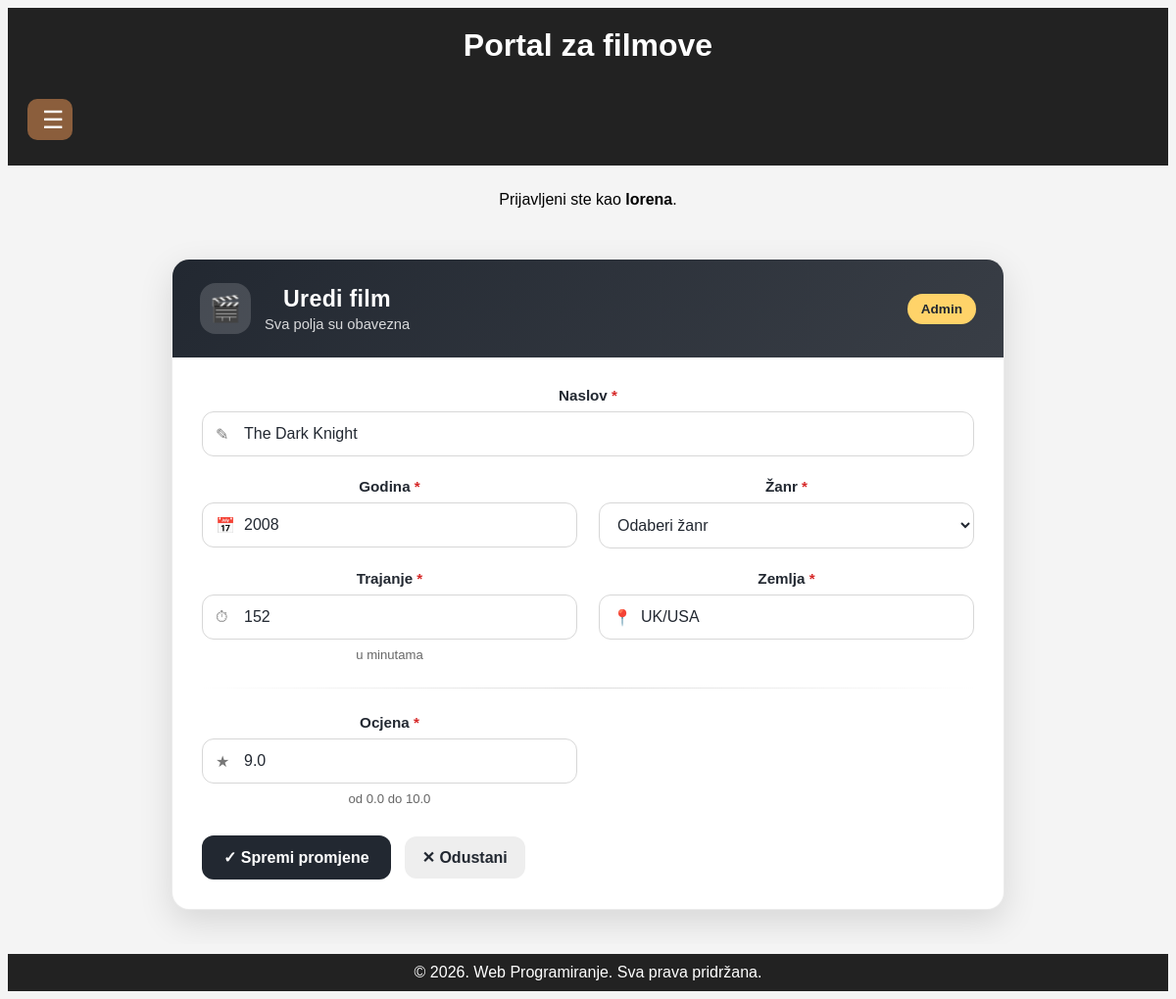
/admin_movie.php?edit_id=3 (signed in), run on the app's committed database.
### tables this page shows
CREATE TABLE `movies` (
  `id` int(11) NOT NULL,
  `title` varchar(150) NOT NULL,
  `year` int(11) NOT NULL,
  `genre` varchar(50) NOT NULL,
  `duration` int(11) NOT NULL,
  `country` varchar(80) NOT NULL,
  `rating` decimal(3,1) NOT NULL
);

### includes/auth.php (called while the page is built, shortened)
<?php
function isLoggedIn() {
    return isset($_SESSION['user_id']);
}
?>

### admin_movie.php (the view, shortened to what this page needs)
<?php
include "includes/db.php";
include "includes/auth.php";
$editMovie = null;
if (isset($_GET["edit_id"])) {
    $edit_id = (int)$_GET["edit_id"];
    $editSql = "SELECT id, title, year, genre, duration, country, rating FROM movies WHERE id = ?";
    $editStmt = mysqli_prepare($conn, $editSql);
    mysqli_stmt_bind_param($editStmt, "i", $edit_id);
    mysqli_stmt_execute($editStmt);
    $editResult = mysqli_stmt_get_result($editStmt);
    $editMovie = mysqli_fetch_assoc($editResult);
}
?>
<!DOCTYPE html>
<html lang="hr">
<head>
    <link rel="stylesheet" href="public/style/style.css">
    <link rel="stylesheet" href="public/style/style_admin.css">
</head>
<body>
<header>
    <h1>Portal za filmove</h1>
</header>
<header>
    <nav aria-labelledby="primarna-navigacija" role="navigation">
        <ul>
            <li class="dropdown">
                <button class="nav-toggle" aria-label="Otvori navigaciju" type="button">
                    ☰
                </button>
            </li>
        </ul>
    </nav>
</header>
<main>
    <?php if (isLoggedIn()): ?>
        <p>Prijavljeni ste kao <strong><?php echo htmlspecialchars($_SESSION["username"]); ?></strong>.</p>
    <?php endif; ?>
    <div class="table-img-container">
        <div class="table-container">
            <section class="admin-form-section">
                <div class="afs-header">
                    <div class="afs-title-wrap">
                        <div class="afs-icon">🎬</div>
                        <div>
                            <p class="afs-title"><?php echo $editMovie ? "Uredi film" : "Dodaj novi film"; ?></p>
                            <p class="afs-subtitle">Sva polja su obavezna</p>
                        </div>
                    </div>
                    <span class="admin-badge">Admin</span>
                </div>
                <div class="afs-body">
                    <form method="POST" action="admin_movie.php<?php echo $editMovie ? '?edit_id=' . $editMovie["id"] : ''; ?>" class="admin-movie-form">
                        <div class="form-group span2">
                            <label for="title">Naslov <span class="req">*</span></label>
                            <div class="input-wrap">
                                <span class="input-icon">✎</span>
                                <input
                                    type="text"
                                    id="title"
                                    name="title"
                                    required
                                    placeholder="npr. Inception"
                                    value="<?php echo htmlspecialchars($editMovie["title"] ?? ""); ?>"
                                >
                            </div>
                        </div>
                        <div class="form-group">
                            <label for="year">Godina <span class="req">*</span></label>
                            <div class="input-wrap">
                                <span class="input-icon">📅</span>
                                <input
                                    type="number"
                                    id="year"
                                    name="year"
                                    min="1888"
                                    max="2026"
                                    required
                                    placeholder="npr. 2010"
                                    value="<?php echo htmlspecialchars($editMovie["year"] ?? ""); ?>"
                                >
                            </div>
                        </div>
                        <div class="form-group">
                            <label for="genre">Žanr <span class="req">*</span></label>
                            <select id="genre" name="genre" required>
                                <option value="">Odaberi žanr</option>
                            </select>
                        </div>
                        <div class="form-group">
                            <label for="duration">Trajanje <span class="req">*</span></label>
                            <div class="input-wrap">
                                <span class="input-icon">⏱</span>
                                <input
                                    type="number"
                                    id="duration"
                                    name="duration"
                                    min="1"
                                    max="500"
                                    required
                                    placeholder="npr. 148"
                                    value="<?php echo htmlspecialchars($editMovie["duration"] ?? ""); ?>"
                                >
                            </div>
                            <span class="field-hint">u minutama</span>
                        </div>
                        <div class="form-group">
                            <label for="country">Zemlja <span class="req">*</span></label>
                            <div class="input-wrap">
                                <span class="input-icon">📍</span>
                                <input
                                    type="text"
                                    id="country"
                                    name="country"
                                    required
                                    placeholder="npr. USA"
                                    value="<?php echo htmlspecialchars($editMovie["country"] ?? ""); ?>"
                                >
                            </div>
                        </div>
                        <div class="form-divider"></div>
                        <div class="form-group">
                            <label for="rating">Ocjena <span class="req">*</span></label>
                            <div class="input-wrap">
                                <span class="input-icon">★</span>
                                <input
                                    type="number"
                                    id="rating"
                                    name="rating"
                                    min="0"
                                    max="10"
                                    step="0.1"
                                    required
                                    placeholder="npr. 8.8"
                                    value="<?php echo htmlspecialchars($editMovie["rating"] ?? ""); ?>"
                                >
                            </div>
                            <span class="field-hint">od 0.0 do 10.0</span>
                        </div>
                        <div class="form-actions">
                            <button type="submit" class="btn-save">
                                <?php echo $editMovie ? "✓ Spremi promjene" : "+ Dodaj film"; ?>
                            </button>
                            <a class="cancel-edit" href="index.php">✕ Odustani</a>
                        </div>
                    </form>
                </div>
            </section>
        </div>
    </div>
</main>
<footer>
    <p>&copy; 2026. Web Programiranje. Sva prava pridržana.</p>
</footer>
</body>
</html>

### public/style/style.css (style rules this page uses)
* { box-sizing: border-box; }
html { min-height: 100%; margin: 0; padding: 0; }
body { font-family: Arial, sans-serif; background-color: #f4f4f4; text-align: center; display: flex; flex-direction: column; min-height: 100vh; }
header { background: #222; color: white; padding: 10px 20px; width: 100%; }
header h1, footer p { margin: 0; text-align: center; }
h1 { padding-top: 10px; }
nav { text-align: left; }
ul { padding-left: 0; margin-left: 0; list-style: none; }
li.dropdown { display: inline-block; background-color: #b4b9bc; padding: 10px; border-radius: 15px; color: black; }
main { flex:1; width: 100%; padding: 10px 20px; }
.table-img-container { display: flex; justify-content: center; align-items: flex-start; width: 100%; }
.table-container { max-width: 1000px; width: 100%; margin: 0 auto; overflow-x: auto; }
button { background-color: #8b5e3c; color: white; border: none; cursor: pointer; border-radius: 6px; padding: 8px 15px; }
footer { width: 100%; padding: 10px 20px; background: #222; color: white; }
nav > ul { display: flex; justify-content: flex-start; align-items: center; }
li.dropdown { position: relative; display: inline-block; background: transparent; padding: 0; border-radius: 0; }
.nav-toggle { width: 46px; height: 42px; background-color: #8b5e3c; color: white; border: none; border-radius: 10px; font-size: 25px; line-height: 1; cursor: pointer; }

### public/style/style_admin.css (style rules this page uses)
.admin-form-section { width: 100%; max-width: 850px; margin: 35px auto; background: #ffffff; border-radius: 18px; box-shadow: 0 12px 35px rgba(0, 0, 0, 0.12); overflow: hidden; border: 1px solid rgba(0, 0, 0, 0.08); }
.afs-header { display: flex; justify-content: space-between; align-items: center; gap: 20px; padding: 24px 28px; background: linear-gradient(135deg, #222831, #393e46); color: #ffffff; }
.afs-title-wrap { display: flex; align-items: center; gap: 14px; }
.afs-icon { width: 52px; height: 52px; border-radius: 16px; background: rgba(255, 255, 255, 0.16); display: flex; align-items: center; justify-content: center; font-size: 26px; }
.afs-title { margin: 0; font-size: 1.45rem; font-weight: 700; letter-spacing: 0.3px; }
.afs-subtitle { margin: 4px 0 0; font-size: 0.92rem; opacity: 0.82; }
.admin-badge { padding: 8px 14px; border-radius: 999px; background: #ffd369; color: #222831; font-weight: 700; font-size: 0.85rem; white-space: nowrap; }
.afs-body { padding: 30px; }
.admin-movie-form { display: grid; grid-template-columns: repeat(2, minmax(0, 1fr)); gap: 22px; }
.form-group { display: flex; flex-direction: column; gap: 8px; }
.form-group.span2 { grid-column: span 2; }
.form-group label { font-weight: 700; color: #222831; font-size: 0.95rem; }
.req { color: #d62828; }
.input-wrap { position: relative; display: flex; align-items: center; }
.input-icon { position: absolute; left: 14px; font-size: 1rem; color: #777; pointer-events: none; }
.admin-movie-form input, .admin-movie-form select { width: 100%; padding: 13px 14px; border: 1px solid #d7d7d7; border-radius: 12px; font-size: 1rem; background: #ffffff; color: #222831; outline: none; transition: border-color 0.2s ease, box-shadow 0.2s ease, transform 0.15s ease; }
.input-wrap input { padding-left: 42px; }
.field-hint { color: #666; font-size: 0.82rem; }
.form-divider { grid-column: span 2; height: 1px; background: linear-gradient(to right, transparent, #dddddd, transparent); margin: 4px 0; }
.form-actions { grid-column: span 2; display: flex; align-items: center; gap: 14px; margin-top: 8px; flex-wrap: wrap; }
.btn-save { border: none; border-radius: 12px; padding: 13px 22px; background: #222831; color: #ffffff; font-size: 1rem; font-weight: 700; cursor: pointer; transition: transform 0.15s ease, background 0.2s ease, box-shadow 0.2s ease; }
.cancel-edit { display: inline-flex; align-items: center; justify-content: center; text-decoration: none; border-radius: 12px; padding: 12px 18px; background: #eeeeee; color: #222831; font-weight: 700; transition: background 0.2s ease, transform 0.15s ease; }

### data on the page
movies: title "The Dark Knight", year "2008", duration "152", country "UK/USA", rating "9.0"

### other printed values
$_SESSION["username"] "lorena"
